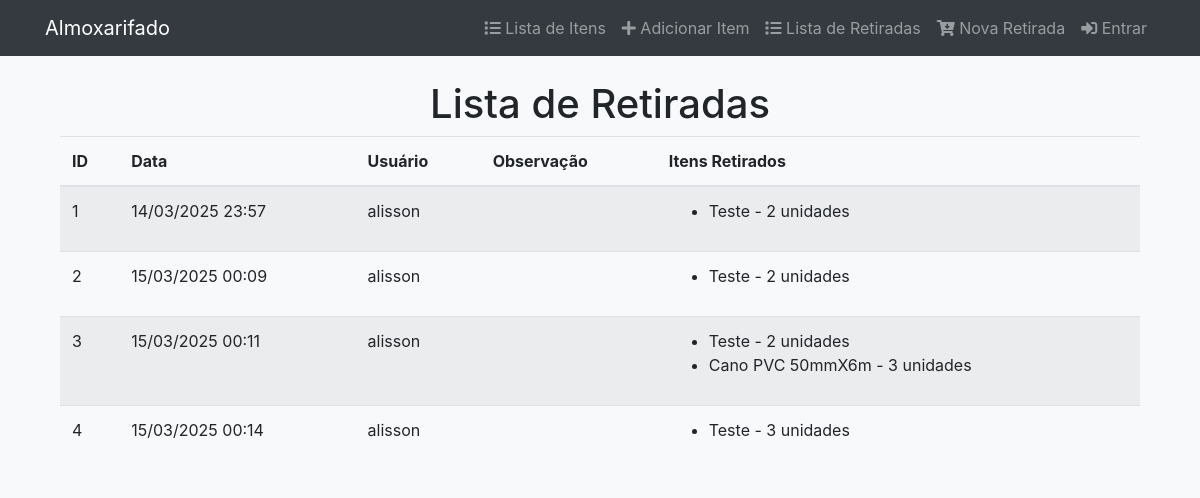
/estoque/retiradas/, run on the app's committed database.
### estoque/models.py (models this page shows, shortened)
class Retirada(models.Model):
    data = models.DateTimeField(auto_now_add=True, verbose_name="Data da Retirada")
    usuario = models.ForeignKey(User, on_delete=models.CASCADE, verbose_name="Usuário")
    observacao = models.TextField(blank=True, null=True, verbose_name="Observação")

class ItemRetirado(models.Model):
    retirada = models.ForeignKey(Retirada, on_delete=models.CASCADE, related_name='itens_retirados')
    item = models.ForeignKey('Item', on_delete=models.CASCADE, verbose_name="Item")
    quantidade = models.IntegerField(verbose_name="Quantidade Retirada")

class Item(models.Model):
    nome = models.CharField(max_length=100, verbose_name="Nome do Item")
    descricao = models.TextField(verbose_name="Descrição", blank=True, null=True)
    quantidade = models.IntegerField(verbose_name="Quantidade em Estoque", default=0)
    categoria = models.CharField(max_length=50, verbose_name="Categoria", blank=True, null=True)
    localizacao = models.CharField(max_length=100, verbose_name="Localização", blank=True, null=True)
    estoque_minimo = models.IntegerField(verbose_name="Estoque Mínimo", default=0)

### estoque/views.py (the view)
# urls.py: path('retiradas/', views.lista_retiradas, name='lista_retiradas'),
def lista_retiradas(request):
    retiradas = Retirada.objects.all()
    return render(request, 'estoque/lista_retiradas.html', {'retiradas': retiradas})

### estoque/templates/estoque/lista_retiradas.html
{% extends 'estoque/base.html' %}
{% block content %}
<div class="container">
    <h1 class="text-center">Lista de Retiradas</h1>
    <table class="table table-striped">
        <thead>
            <tr>
                <th>ID</th>
                <th>Data</th>
                <th>Usuário</th>
                <th>Observação</th>
                <th>Itens Retirados</th>
            </tr>
        </thead>
        <tbody>
            {% for retirada in retiradas %}
                <tr>
                    <td>{{ retirada.id }}</td>
                    <td>{{ retirada.data|date:"d/m/Y H:i" }}</td>
                    <td>{{ retirada.usuario.username }}</td>
                    <td>{{ retirada.observacao }}</td>
                    <td>
                        <ul>
                            {% for item in retirada.itens_retirados.all %}
                                <li>{{ item.item.nome }} - {{ item.quantidade }} unidades</li>
                            {% endfor %}
                        </ul>
                    </td>
                </tr>
            {% endfor %}
        </tbody>
    </table>
</div>
{% endblock %}

### estoque/static/estoque/styles.css (style rules this page uses)
body { background-color: #f8f9fa; }

### data on the page
Retirada: id "1", data "14/03/2025 23:57", usuario.username "alisson"
ItemRetirado: item.nome "Teste", quantidade "2"
Retirada: id "2", data "15/03/2025 00:09", usuario.username "alisson"
ItemRetirado: item.nome "Teste", quantidade "2"
Retirada: id "3", data "15/03/2025 00:11", usuario.username "alisson"
ItemRetirado: item.nome "Teste", quantidade "2"
ItemRetirado: item.nome "Cano PVC 50mmX6m", quantidade "3"
Retirada: id "4", data "15/03/2025 00:14", usuario.username "alisson"
ItemRetirado: item.nome "Teste", quantidade "3"
